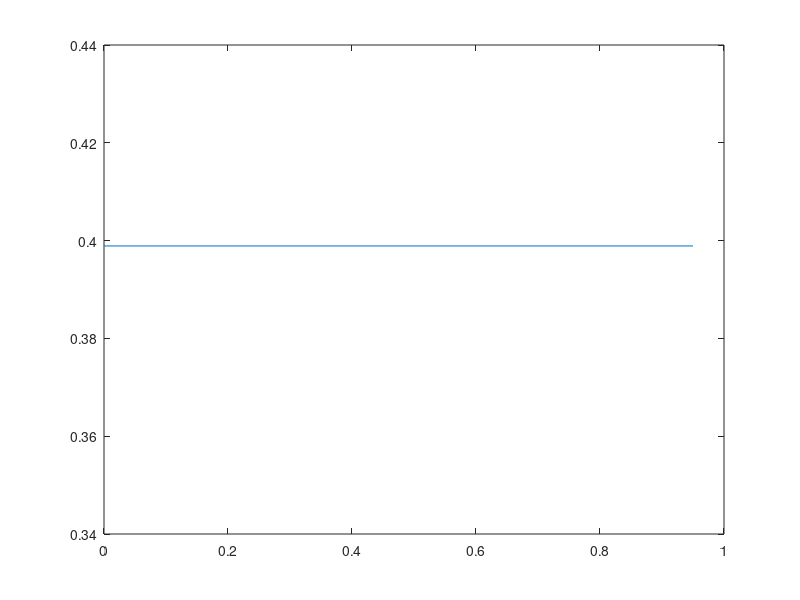

Reproduce this figure in MATLAB.
function figure_information_loss_sita_relation
% information_loss and sita relation

load MP_SKF MP_SKF

tau2=MP_SKF.tau2;
tau02=MP_SKF.tau02;
sigma2=MP_SKF.sigma2;
beta=MP_SKF.beta;
eta2=MP_SKF.eta2;
g=MP_SKF.g;
m=MP_SKF.m;

numb_info=length(g);
for cs1=1:numb_info
    for cs2=1:numb_info
        if(cs1==cs2)
            sig_ss(cs1,cs2)=beta(cs1)*beta(cs2)*tau02 + eta2(cs1);
        else
            sig_ss(cs1,cs2)=beta(cs1)*beta(cs2)*tau02;
        end
    end
end
for cs=1:numb_info
    sig_rs(1,cs)=beta(cs)*tau02;
end

sita_vec=[0:0.05:0.95];
Entropy_r=(1/2)*log(2*pi*max(tau2,0));
for csita=1:length(sita_vec)
    sita=sita_vec(csita);    
    M=diag(m);
    dmy_tau=(g*M*sig_rs'*(g*M*sig_rs')') / (g*M*pinv(sig_ss)*M'*g' + ((sita/(1-sita))^2)*sigma2);         
    infoloss_ratio_vec(csita)=(1/2)*log(2*pi*max((tau02-dmy_tau)/tau2,1)) / abs(Entropy_r);
end
figure
plot(sita_vec,infoloss_ratio_vec)